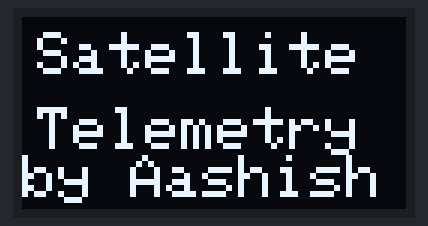
The program below on a simulated ESP32. On the bench: 128×64 one-colour display. What the program prints to the serial monitor is not drawn.

Above: at 0.1 s.

The program:

main.cpp
```cpp
#include <Arduino.h>
#include <Wire.h>
#include <Adafruit_GFX.h>
#include <Adafruit_SSD1306.h>

#define SCREEN_WIDTH 128
#define SCREEN_HEIGHT 64

Adafruit_SSD1306 display(SCREEN_WIDTH, SCREEN_HEIGHT, &Wire, -1);

void setup()
{
    Serial.begin(115200);

    Wire.begin(21,22);

    if(!display.begin(SSD1306_SWITCHCAPVCC, 0x3C))
    {
        Serial.println("OLED Initialization Failed");

        while(true);
    }

    display.clearDisplay();

    display.setTextSize(2);
    display.setTextColor(SSD1306_WHITE);

    display.setCursor(5,5);
    display.println("Satellite");

    display.setCursor(5,30);
    display.println("Telemetry by Aashish");

    display.display();

    Serial.println("OLED Working");
}

void loop()
{

}
```
